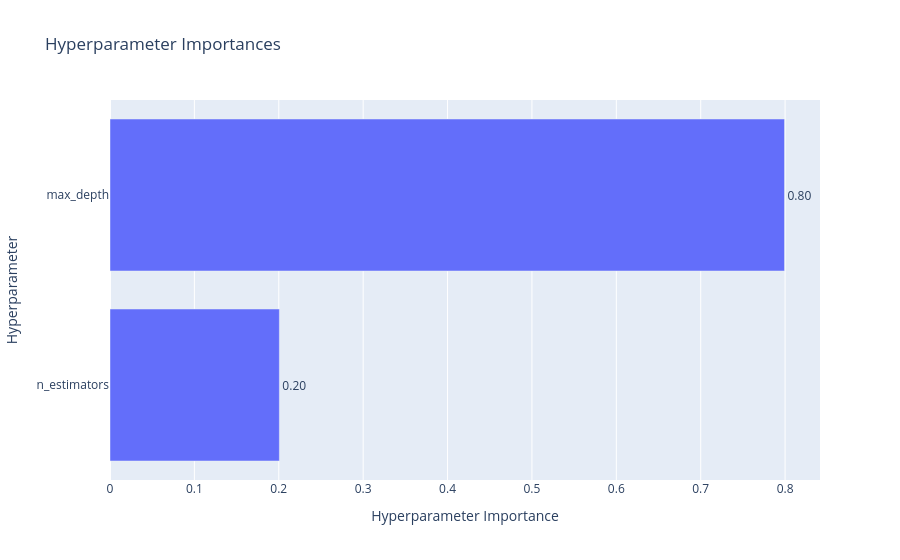

Notebook code cell kept with this figure:
### Code cell
# 5. Hyperparameter Importance
plot_param_importances(study).show()

### Figure 1 — Plotly figure (JSON) as saved in the notebook; plotly's stock layout.template omitted (floating-point values rounded to 4 significant figures)
{"data": [{"cliponaxis": false, "hovertemplate": ["n_estimators (IntDistribution): 0.20070207580022417<extra></extra>", "max_depth (IntDistribution): 0.7992979241997759<extra></extra>"], "name": "Objective Value", "orientation": "h", "text": ["0.20", "0.80"], "textposition": "outside", "type": "bar", "x": [0.2007, 0.7993], "y": ["n_estimators", "max_depth"]}], "layout": {"title": {"text": "Hyperparameter Importances"}, "xaxis": {"title": {"text": "Hyperparameter Importance"}}, "yaxis": {"title": {"text": "Hyperparameter"}}}}
